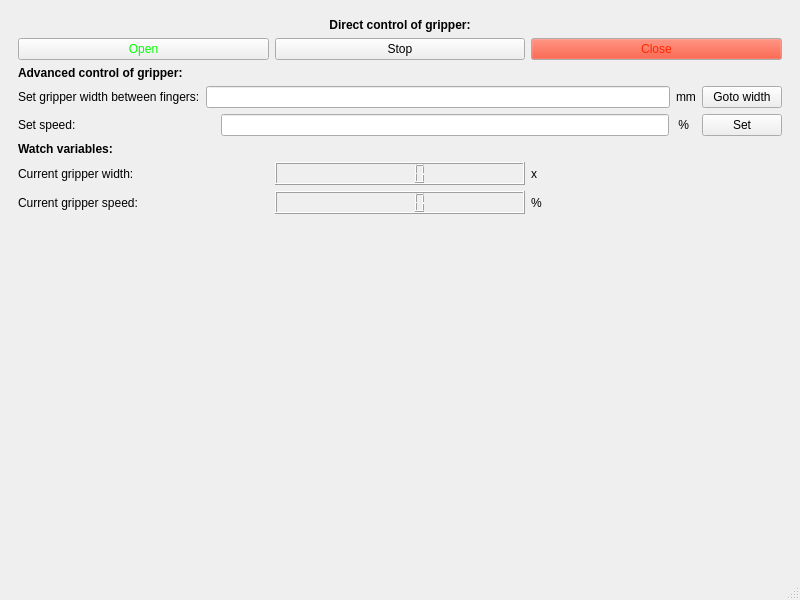
<?xml version="1.0" encoding="UTF-8"?>
<ui version="4.0">
 <class>MainWindow</class>
 <widget class="QMainWindow" name="MainWindow">
  <property name="geometry">
   <rect>
    <x>0</x>
    <y>0</y>
    <width>800</width>
    <height>600</height>
   </rect>
  </property>
  <property name="windowTitle">
   <string>MainWindow</string>
  </property>
  <widget class="QWidget" name="centralwidget">
   <layout class="QHBoxLayout" name="horizontalLayout_4">
    <item>
     <widget class="QWidget" name="widget" native="true">
      <layout class="QHBoxLayout" name="horizontalLayout_5">
       <property name="leftMargin">
        <number>0</number>
       </property>
       <property name="topMargin">
        <number>0</number>
       </property>
       <property name="rightMargin">
        <number>0</number>
       </property>
       <property name="bottomMargin">
        <number>0</number>
       </property>
       <item>
        <widget class="QWidget" name="widget_2" native="true">
         <layout class="QVBoxLayout" name="verticalLayout_3">
          <item>
           <widget class="QLabel" name="label">
            <property name="font">
             <font>
              <weight>75</weight>
              <bold>true</bold>
             </font>
            </property>
            <property name="text">
             <string>Direct control of gripper:</string>
            </property>
            <property name="textFormat">
             <enum>Qt::RichText</enum>
            </property>
            <property name="alignment">
             <set>Qt::AlignBottom|Qt::AlignHCenter</set>
            </property>
           </widget>
          </item>
          <item>
           <widget class="QWidget" name="Gripperwidget" native="true">
            <property name="autoFillBackground">
             <bool>false</bool>
            </property>
            <layout class="QHBoxLayout" name="horizontalLayout_2">
             <property name="leftMargin">
              <number>0</number>
             </property>
             <property name="topMargin">
              <number>0</number>
             </property>
             <property name="rightMargin">
              <number>0</number>
             </property>
             <property name="bottomMargin">
              <number>0</number>
             </property>
             <item>
              <widget class="QPushButton" name="btOpen">
               <property name="palette">
                <palette>
                 <active>
                  <colorrole role="ButtonText">
                   <brush brushstyle="SolidPattern">
                    <color alpha="255">
                     <red>0</red>
                     <green>255</green>
                     <blue>0</blue>
                    </color>
                   </brush>
                  </colorrole>
                 </active>
                 <inactive>
                  <colorrole role="ButtonText">
                   <brush brushstyle="SolidPattern">
                    <color alpha="255">
                     <red>0</red>
                     <green>255</green>
                     <blue>0</blue>
                    </color>
                   </brush>
                  </colorrole>
                 </inactive>
                 <disabled>
                  <colorrole role="ButtonText">
                   <brush brushstyle="SolidPattern">
                    <color alpha="255">
                     <red>120</red>
                     <green>120</green>
                     <blue>120</blue>
                    </color>
                   </brush>
                  </colorrole>
                 </disabled>
                </palette>
               </property>
               <property name="autoFillBackground">
                <bool>true</bool>
               </property>
               <property name="text">
                <string>Open</string>
               </property>
              </widget>
             </item>
             <item>
              <widget class="QPushButton" name="btConnect">
               <property name="text">
                <string>Stop</string>
               </property>
               <property name="icon">
                <iconset theme="green">
                 <normaloff>.</normaloff>.</iconset>
               </property>
              </widget>
             </item>
             <item>
              <widget class="QPushButton" name="btClose">
               <property name="palette">
                <palette>
                 <active>
                  <colorrole role="Button">
                   <brush brushstyle="SolidPattern">
                    <color alpha="255">
                     <red>255</red>
                     <green>38</green>
                     <blue>0</blue>
                    </color>
                   </brush>
                  </colorrole>
                  <colorrole role="ButtonText">
                   <brush brushstyle="SolidPattern">
                    <color alpha="255">
                     <red>255</red>
                     <green>38</green>
                     <blue>0</blue>
                    </color>
                   </brush>
                  </colorrole>
                 </active>
                 <inactive>
                  <colorrole role="Button">
                   <brush brushstyle="SolidPattern">
                    <color alpha="255">
                     <red>255</red>
                     <green>38</green>
                     <blue>0</blue>
                    </color>
                   </brush>
                  </colorrole>
                  <colorrole role="ButtonText">
                   <brush brushstyle="SolidPattern">
                    <color alpha="255">
                     <red>255</red>
                     <green>38</green>
                     <blue>0</blue>
                    </color>
                   </brush>
                  </colorrole>
                 </inactive>
                 <disabled>
                  <colorrole role="Button">
                   <brush brushstyle="SolidPattern">
                    <color alpha="255">
                     <red>255</red>
                     <green>38</green>
                     <blue>0</blue>
                    </color>
                   </brush>
                  </colorrole>
                  <colorrole role="ButtonText">
                   <brush brushstyle="SolidPattern">
                    <color alpha="255">
                     <red>120</red>
                     <green>120</green>
                     <blue>120</blue>
                    </color>
                   </brush>
                  </colorrole>
                 </disabled>
                </palette>
               </property>
               <property name="text">
                <string>Close</string>
               </property>
              </widget>
             </item>
            </layout>
           </widget>
          </item>
          <item>
           <widget class="QLabel" name="label_2">
            <property name="font">
             <font>
              <weight>75</weight>
              <bold>true</bold>
             </font>
            </property>
            <property name="text">
             <string>Advanced control of gripper:</string>
            </property>
            <property name="textFormat">
             <enum>Qt::RichText</enum>
            </property>
           </widget>
          </item>
          <item>
           <widget class="QWidget" name="Advancetwidget" native="true">
            <layout class="QHBoxLayout" name="horizontalLayout_3">
             <property name="leftMargin">
              <number>0</number>
             </property>
             <property name="topMargin">
              <number>0</number>
             </property>
             <property name="rightMargin">
              <number>0</number>
             </property>
             <property name="bottomMargin">
              <number>0</number>
             </property>
             <item>
              <widget class="QLabel" name="label_3">
               <property name="text">
                <string>Set gripper width between fingers:</string>
               </property>
               <property name="textFormat">
                <enum>Qt::PlainText</enum>
               </property>
              </widget>
             </item>
             <item>
              <widget class="QLineEdit" name="lSetWidth"/>
             </item>
             <item>
              <widget class="QLabel" name="label_5">
               <property name="text">
                <string>mm</string>
               </property>
              </widget>
             </item>
             <item>
              <widget class="QPushButton" name="btGoto">
               <property name="text">
                <string>Goto width</string>
               </property>
              </widget>
             </item>
            </layout>
           </widget>
          </item>
          <item>
           <widget class="QWidget" name="speedWidget" native="true">
            <layout class="QHBoxLayout" name="horizontalLayout">
             <property name="leftMargin">
              <number>0</number>
             </property>
             <property name="topMargin">
              <number>0</number>
             </property>
             <property name="rightMargin">
              <number>0</number>
             </property>
             <property name="bottomMargin">
              <number>0</number>
             </property>
             <item>
              <widget class="QLabel" name="SpeedLabel">
               <property name="font">
                <font>
                 <weight>50</weight>
                 <bold>false</bold>
                </font>
               </property>
               <property name="text">
                <string>Set speed:</string>
               </property>
               <property name="textFormat">
                <enum>Qt::RichText</enum>
               </property>
              </widget>
             </item>
             <item>
              <spacer name="horizontalSpacer">
               <property name="orientation">
                <enum>Qt::Horizontal</enum>
               </property>
               <property name="sizeType">
                <enum>QSizePolicy::Fixed</enum>
               </property>
               <property name="sizeHint" stdset="0">
                <size>
                 <width>139</width>
                 <height>20</height>
                </size>
               </property>
              </spacer>
             </item>
             <item>
              <widget class="QLineEdit" name="leSpeed"/>
             </item>
             <item>
              <widget class="QLabel" name="label_4">
               <property name="text">
                <string> %  </string>
               </property>
              </widget>
             </item>
             <item>
              <widget class="QPushButton" name="btSetSpeed">
               <property name="text">
                <string>Set</string>
               </property>
              </widget>
             </item>
            </layout>
           </widget>
          </item>
          <item>
           <widget class="QLabel" name="label_6">
            <property name="font">
             <font>
              <weight>75</weight>
              <bold>true</bold>
             </font>
            </property>
            <property name="text">
             <string>Watch variables:</string>
            </property>
           </widget>
          </item>
          <item>
           <widget class="QWidget" name="Variabelwidget" native="true">
            <layout class="QGridLayout" name="gridLayout_3">
             <property name="leftMargin">
              <number>0</number>
             </property>
             <property name="topMargin">
              <number>0</number>
             </property>
             <property name="rightMargin">
              <number>0</number>
             </property>
             <property name="bottomMargin">
              <number>0</number>
             </property>
             <item row="1" column="0">
              <widget class="QLabel" name="label_9">
               <property name="text">
                <string>Current gripper speed:</string>
               </property>
              </widget>
             </item>
             <item row="0" column="2">
              <widget class="QLabel" name="label_8">
               <property name="text">
                <string>x</string>
               </property>
              </widget>
             </item>
             <item row="0" column="0">
              <widget class="QLabel" name="label_7">
               <property name="text">
                <string>Current gripper width:</string>
               </property>
              </widget>
             </item>
             <item row="1" column="1">
              <widget class="QLCDNumber" name="lcdSpeed"/>
             </item>
             <item row="1" column="2">
              <widget class="QLabel" name="label_10">
               <property name="text">
                <string>%</string>
               </property>
              </widget>
             </item>
             <item row="0" column="1">
              <widget class="QLCDNumber" name="lcdWidth">
               <property name="smallDecimalPoint">
                <bool>false</bool>
               </property>
              </widget>
             </item>
            </layout>
           </widget>
          </item>
          <item>
           <spacer name="verticalSpacer">
            <property name="orientation">
             <enum>Qt::Vertical</enum>
            </property>
            <property name="sizeType">
             <enum>QSizePolicy::Expanding</enum>
            </property>
            <property name="sizeHint" stdset="0">
             <size>
              <width>20</width>
              <height>40</height>
             </size>
            </property>
           </spacer>
          </item>
         </layout>
        </widget>
       </item>
      </layout>
     </widget>
    </item>
   </layout>
  </widget>
  <widget class="QStatusBar" name="statusbar"/>
  <widget class="QMenuBar" name="menubar">
   <property name="geometry">
    <rect>
     <x>0</x>
     <y>0</y>
     <width>800</width>
     <height>21</height>
    </rect>
   </property>
   <property name="defaultUp">
    <bool>false</bool>
   </property>
  </widget>
 </widget>
 <resources/>
 <connections/>
</ui>
